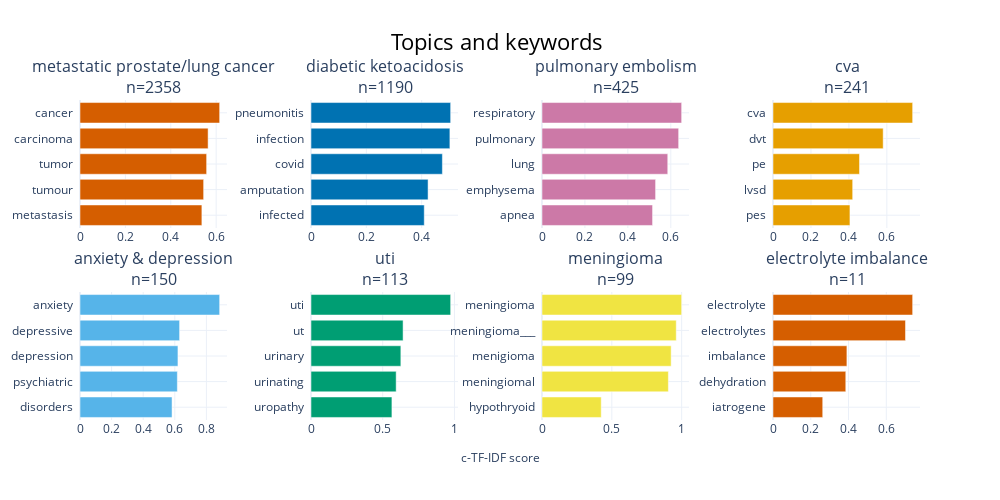

The code cell stored with this chart in its notebook:
### Code cell
# topic_model.set_topic_labels
fig = topic_model.visualize_barchart(custom_labels=True,
                               title="Topics and keywords <br>")

# Add a "master" x-axis title as an annotation
fig.add_annotation(
        dict(
            text="c-TF-IDF score",  # Text for the shared x-axis
            x=0.5,  # Position at the center
            y=-0.15,  # Position below the bottom subplot
            xref="paper",
            yref="paper",
            showarrow=False,
            # font=dict(size=16)
        )
    
)
# fig.show()

### Figure 1 — Plotly figure (JSON) as saved in the notebook; plotly's stock layout.template omitted (floating-point values rounded to 4 significant figures)
{"data": [{"marker": {"color": "#D55E00"}, "orientation": "h", "type": "bar", "x": [0.5371, 0.5449, 0.5581, 0.5646, 0.6155], "xaxis": "x", "y": ["metastasis  ", "tumour  ", "tumor  ", "carcinoma  ", "cancer  "], "yaxis": "y"}, {"marker": {"color": "#0072B2"}, "orientation": "h", "type": "bar", "x": [0.4093, 0.4231, 0.4749, 0.502, 0.5047], "xaxis": "x2", "y": ["infected  ", "amputation  ", "covid  ", "infection  ", "pneumonitis  "], "yaxis": "y2"}, {"marker": {"color": "#CC79A7"}, "orientation": "h", "type": "bar", "x": [0.515, 0.5292, 0.5858, 0.6366, 0.6505], "xaxis": "x3", "y": ["apnea  ", "emphysema  ", "lung  ", "pulmonary  ", "respiratory  "], "yaxis": "y3"}, {"marker": {"color": "#E69F00"}, "orientation": "h", "type": "bar", "x": [0.4055, 0.4199, 0.4558, 0.5806, 0.7359], "xaxis": "x4", "y": ["pes  ", "lvsd  ", "pe  ", "dvt  ", "cva  "], "yaxis": "y4"}, {"marker": {"color": "#56B4E9"}, "orientation": "h", "type": "bar", "x": [0.5826, 0.6162, 0.6199, 0.6303, 0.8839], "xaxis": "x5", "y": ["disorders  ", "psychiatric  ", "depression  ", "depressive  ", "anxiety  "], "yaxis": "y5"}, {"marker": {"color": "#009E73"}, "orientation": "h", "type": "bar", "x": [0.5641, 0.5937, 0.6263, 0.6419, 0.9735], "xaxis": "x6", "y": ["uropathy  ", "urinating  ", "urinary  ", "ut  ", "uti  "], "yaxis": "y6"}, {"marker": {"color": "#F0E442"}, "orientation": "h", "type": "bar", "x": [0.4241, 0.9048, 0.9248, 0.9614, 1.0], "xaxis": "x7", "y": ["hypothryoid  ", "meningiomal  ", "menigioma  ", "meningioma___  ", "meningioma  "], "yaxis": "y7"}, {"marker": {"color": "#D55E00"}, "orientation": "h", "type": "bar", "x": [0.2634, 0.3855, 0.3915, 0.7018, 0.7397], "xaxis": "x8", "y": ["iatrogene  ", "dehydration  ", "imbalance  ", "electrolytes  ", "electrolyte  "], "yaxis": "y8"}], "layout": {"annotations": [{"font": {"size": 16}, "showarrow": false, "text": "metastatic prostate/lung cancer<br>n=2358", "x": 0.0875, "xanchor": "center", "xref": "paper", "y": 1, "yanchor": "bottom", "yref": "paper"}, {"font": {"size": 16}, "showarrow": false, "text": "diabetic ketoacidosis<br>n=1190", "x": 0.3625, "xanchor": "center", "xref": "paper", "y": 1, "yanchor": "bottom", "yref": "paper"}, {"font": {"size": 16}, "showarrow": false, "text": "pulmonary embolism<br>n=425", "x": 0.6375, "xanchor": "center", "xref": "paper", "y": 1, "yanchor": "bottom", "yref": "paper"}, {"font": {"size": 16}, "showarrow": false, "text": "cva<br>n=241", "x": 0.9125, "xanchor": "center", "xref": "paper", "y": 1, "yanchor": "bottom", "yref": "paper"}, {"font": {"size": 16}, "showarrow": false, "text": "anxiety & depression<br>n=150", "x": 0.0875, "xanchor": "center", "xref": "paper", "y": 0.4, "yanchor": "bottom", "yref": "paper"}, {"font": {"size": 16}, "showarrow": false, "text": "uti<br>n=113", "x": 0.3625, "xanchor": "center", "xref": "paper", "y": 0.4, "yanchor": "bottom", "yref": "paper"}, {"font": {"size": 16}, "showarrow": false, "text": "meningioma<br>n=99", "x": 0.6375, "xanchor": "center", "xref": "paper", "y": 0.4, "yanchor": "bottom", "yref": "paper"}, {"font": {"size": 16}, "showarrow": false, "text": "electrolyte imbalance<br>n=11", "x": 0.9125, "xanchor": "center", "xref": "paper", "y": 0.4, "yanchor": "bottom", "yref": "paper"}, {"showarrow": false, "text": "c-TF-IDF score", "x": 0.5, "xref": "paper", "y": -0.15, "yref": "paper"}], "height": 500, "hoverlabel": {"bgcolor": "white", "font": {"family": "Rockwell", "size": 16}}, "showlegend": false, "title": {"font": {"color": "Black", "size": 22}, "text": "Topics and keywords <br>", "x": 0.5, "xanchor": "center", "yanchor": "top"}, "width": 1000, "xaxis": {"anchor": "y", "domain": [0, 0.175], "showgrid": true}, "xaxis2": {"anchor": "y2", "domain": [0.275, 0.45], "showgrid": true}, "xaxis3": {"anchor": "y3", "domain": [0.55, 0.725], "showgrid": true}, "xaxis4": {"anchor": "y4", "domain": [0.825, 1], "showgrid": true}, "xaxis5": {"anchor": "y5", "domain": [0, 0.175], "showgrid": true}, "xaxis6": {"anchor": "y6", "domain": [0.275, 0.45], "showgrid": true}, "xaxis7": {"anchor": "y7", "domain": [0.55, 0.725], "showgrid": true}, "xaxis8": {"anchor": "y8", "domain": [0.825, 1], "showgrid": true}, "yaxis": {"anchor": "x", "domain": [0.6, 1], "showgrid": true}, "yaxis2": {"anchor": "x2", "domain": [0.6, 1], "showgrid": true}, "yaxis3": {"anchor": "x3", "domain": [0.6, 1], "showgrid": true}, "yaxis4": {"anchor": "x4", "domain": [0.6, 1], "showgrid": true}, "yaxis5": {"anchor": "x5", "domain": [0, 0.4], "showgrid": true}, "yaxis6": {"anchor": "x6", "domain": [0, 0.4], "showgrid": true}, "yaxis7": {"anchor": "x7", "domain": [0, 0.4], "showgrid": true}, "yaxis8": {"anchor": "x8", "domain": [0, 0.4], "showgrid": true}}}
